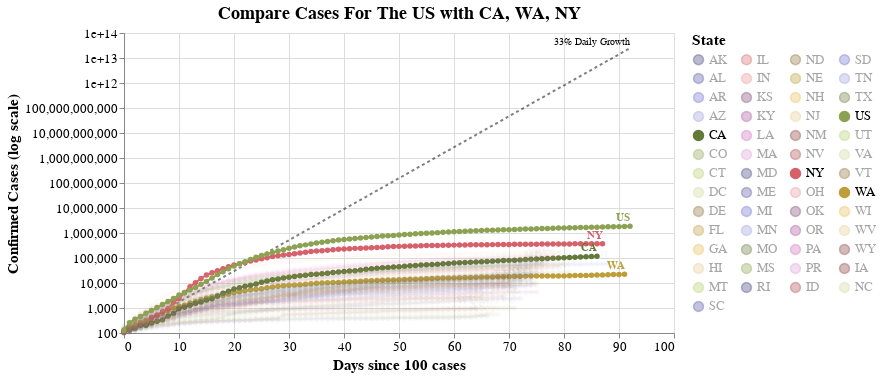

Notebook code cell kept with this figure:
### Markdown cell above
> Tip: Click (Shift+ for multiple) on states in the legend to filter the visualizations below. Click outside the legend to highlight all states.


# Total Cases

### Code cell
#hide_input
make_since_chart(['US'])

### Figure 1 — Vega-Lite specification as saved in the notebook (floating-point values rounded to 4 significant figures; data arrays with more than 128 entries replaced by an {"elided": "..."} marker saying what was removed)
{"config": {"view": {"continuousWidth": 400, "continuousHeight": 300}, "axis": {"labelFontSize": 13, "titleFontSize": 15}, "legend": {"labelFontSize": 13, "titleFontSize": 15}, "title": {"fontSize": 18}}, "layer": [{"mark": {"type": "line", "color": "black", "opacity": 0.5, "strokeDash": [3, 3]}, "encoding": {"x": {"type": "quantitative", "field": "Days since 100 cases"}, "y": {"type": "quantitative", "field": "Confirmed Cases"}}}, {"mark": {"type": "text", "align": "right", "dy": -6, "fontSize": 10, "text": "33% Daily Growth"}, "encoding": {"x": {"type": "quantitative", "field": "Days since 100 cases"}, "y": {"type": "quantitative", "field": "Confirmed Cases"}}, "transform": [{"filter": "(datum['Days since 100 cases'] >= 92)"}]}, {"data": {"name": "data-299e7ea70591016a61d3048c55403bee"}, "mark": {"type": "line", "point": true}, "encoding": {"color": {"type": "nominal", "field": "State", "legend": {"columns": 4, "symbolLimit": 57}, "scale": {"scheme": "category20b"}}, "opacity": {"condition": {"value": 1, "selection": "selector001"}, "value": 0.05}, "tooltip": [{"type": "temporal", "field": "date"}, {"type": "quantitative", "field": "Confirmed Deaths"}, {"type": "quantitative", "field": "Confirmed Cases"}, {"type": "nominal", "field": "State"}, {"type": "quantitative", "field": "population"}, {"type": "quantitative", "field": "deaths_per_m"}, {"type": "quantitative", "field": "cases_per_m"}, {"type": "quantitative", "field": "Days since 100 cases"}, {"type": "quantitative", "field": "Days since first death"}], "x": {"type": "quantitative", "field": "Days since 100 cases"}, "y": {"type": "quantitative", "field": "Confirmed Cases", "scale": {"type": "log"}, "title": "Confirmed Cases (log scale)"}}, "selection": {"selector001": {"type": "multi", "fields": ["State"], "bind": "legend", "init": [{"State": "US"}, {"State": "CA"}, {"State": "WA"}, {"State": "NY"}]}}, "width": 550}, {"data": {"name": "data-299e7ea70591016a61d3048c55403bee"}, "mark": {"type": "text", "align": "right", "dy": -8, "fontWeight": "bold"}, "encoding": {"color": {"type": "nominal", "field": "State", "legend": {"columns": 4, "symbolLimit": 57}, "scale": {"scheme": "category20b"}}, "opacity": {"condition": {"value": 1, "selection": "selector001"}, "value": 0.05}, "text": {"type": "nominal", "field": "State"}, "tooltip": [{"type": "temporal", "field": "date"}, {"type": "quantitative", "field": "Confirmed Deaths"}, {"type": "quantitative", "field": "Confirmed Cases"}, {"type": "nominal", "field": "State"}, {"type": "quantitative", "field": "population"}, {"type": "quantitative", "field": "deaths_per_m"}, {"type": "quantitative", "field": "cases_per_m"}, {"type": "quantitative", "field": "Days since 100 cases"}, {"type": "quantitative", "field": "Days since first death"}], "x": {"type": "quantitative", "field": "Days since 100 cases"}, "y": {"type": "quantitative", "field": "Confirmed Cases", "scale": {"type": "log"}, "title": "Confirmed Cases (log scale)"}}, "transform": [{"filter": "(datum['date'] >= 1591142400000)"}], "width": 550}], "data": {"name": "data-2d8cfaaf8baec5b6d6d8e78f7092c148"}, "title": "Compare Cases For The US with CA, WA, NY", "$schema": "https://vega.github.io/schema/vega-lite/v4.0.2.json", "datasets": {"data-2d8cfaaf8baec5b6d6d8e78f7092c148": [{"Days since 100 cases": 0, "Confirmed Cases": 100.0}, {"Days since 100 cases": 1, "Confirmed Cases": 133.0}, {"Days since 100 cases": 2, "Confirmed Cases": 176.9}, {"Days since 100 cases": 3, "Confirmed Cases": 235.3}, {"Days since 100 cases": 4, "Confirmed Cases": 312.9}, {"Days since 100 cases": 5, "Confirmed Cases": 416.2}, {"Days since 100 cases": 6, "Confirmed Cases": 553.5}, {"Days since 100 cases": 7, "Confirmed Cases": 736.1}, {"Days since 100 cases": 8, "Confirmed Cases": 979.1}, {"Days since 100 cases": 9, "Confirmed Cases": 1302.0}, {"Days since 100 cases": 10, "Confirmed Cases": 1732.0}, {"Days since 100 cases": 11, "Confirmed Cases": 2303.0}, {"Days since 100 cases": 12, "Confirmed Cases": 3064.0}, {"Days since 100 cases": 13, "Confirmed Cases": 4074.0}, {"Days since 100 cases": 14, "Confirmed Cases": 5419.0}, {"Days since 100 cases": 15, "Confirmed Cases": 7207.0}, {"Days since 100 cases": 16, "Confirmed Cases": 9586.0}, {"Days since 100 cases": 17, "Confirmed Cases": 12750.0}, {"Days since 100 cases": 18, "Confirmed Cases": 16960.0}, {"Days since 100 cases": 19, "Confirmed Cases": 22550.0}, {"Days since 100 cases": 20, "Confirmed Cases": 29990.0}, {"Days since 100 cases": 21, "Confirmed Cases": 39890.0}, {"Days since 100 cases": 22, "Confirmed Cases": 53060.0}, {"Days since 100 cases": 23, "Confirmed Cases": 70560.0}, {"Days since 100 cases": 24, "Confirmed Cases": 93850.0}, {"Days since 100 cases": 25, "Confirmed Cases": 124800.0}, {"Days since 100 cases": 26, "Confirmed Cases": 166000.0}, {"Days since 100 cases": 27, "Confirmed Cases": 220800.0}, {"Days since 100 cases": 28, "Confirmed Cases": 293700.0}, {"Days since 100 cases": 29, "Confirmed Cases": 390600.0}, {"Days since 100 cases": 30, "Confirmed Cases": 519500.0}, {"Days since 100 cases": 31, "Confirmed Cases": 690900.0}, {"Days since 100 cases": 32, "Confirmed Cases": 918900.0}, {"Days since 100 cases": 33, "Confirmed Cases": 1222000.0}, {"Days since 100 cases": 34, "Confirmed Cases": 1625000.0}, {"Days since 100 cases": 35, "Confirmed Cases": 2162000.0}, {"Days since 100 cases": 36, "Confirmed Cases": 2875000.0}, {"Days since 100 cases": 37, "Confirmed Cases": 3824000.0}, {"Days since 100 cases": 38, "Confirmed Cases": 5086000.0}, {"Days since 100 cases": 39, "Confirmed Cases": 6764000.0}, {"Days since 100 cases": 40, "Confirmed Cases": 8996000.0}, {"Days since 100 cases": 41, "Confirmed Cases": 11970000.0}, {"Days since 100 cases": 42, "Confirmed Cases": 15910000.0}, {"Days since 100 cases": 43, "Confirmed Cases": 21170000.0}, {"Days since 100 cases": 44, "Confirmed Cases": 28150000.0}, {"Days since 100 cases": 45, "Confirmed Cases": 37440000.0}, {"Days since 100 cases": 46, "Confirmed Cases": 49790000.0}, {"Days since 100 cases": 47, "Confirmed Cases": 66230000.0}, {"Days since 100 cases": 48, "Confirmed Cases": 88080000.0}, {"Days since 100 cases": 49, "Confirmed Cases": 117100000.0}, {"Days since 100 cases": 50, "Confirmed Cases": 155800000.0}, {"Days since 100 cases": 51, "Confirmed Cases": 207200000.0}, {"Days since 100 cases": 52, "Confirmed Cases": 275600000.0}, {"Days since 100 cases": 53, "Confirmed Cases": 366600000.0}, {"Days since 100 cases": 54, "Confirmed Cases": 487500000.0}, {"Days since 100 cases": 55, "Confirmed Cases": 648400000.0}, {"Days since 100 cases": 56, "Confirmed Cases": 862400000.0}, {"Days since 100 cases": 57, "Confirmed Cases": 1147000000.0}, {"Days since 100 cases": 58, "Confirmed Cases": 1525000000.0}, {"Days since 100 cases": 59, "Confirmed Cases": 2029000000.0}, {"Days since 100 cases": 60, "Confirmed Cases": 2698000000.0}, {"Days since 100 cases": 61, "Confirmed Cases": 3589000000.0}, {"Days since 100 cases": 62, "Confirmed Cases": 4773000000.0}, {"Days since 100 cases": 63, "Confirmed Cases": 6348000000.0}, {"Days since 100 cases": 64, "Confirmed Cases": 8443000000.0}, {"Days since 100 cases": 65, "Confirmed Cases": 11230000000.0}, {"Days since 100 cases": 66, "Confirmed Cases": 14940000000.0}, {"Days since 100 cases": 67, "Confirmed Cases": 19860000000.0}, {"Days since 100 cases": 68, "Confirmed Cases": 26420000000.0}, {"Days since 100 cases": 69, "Confirmed Cases": 35140000000.0}, {"Days since 100 cases": 70, "Confirmed Cases": 46730000000.0}, {"Days since 100 cases": 71, "Confirmed Cases": 62150000000.0}, {"Days since 100 cases": 72, "Confirmed Cases": 82660000000.0}, {"Days since 100 cases": 73, "Confirmed Cases": 109900000000.0}, {"Days since 100 cases": 74, "Confirmed Cases": 146200000000.0}, {"Days since 100 cases": 75, "Confirmed Cases": 194500000000.0}, {"Days since 100 cases": 76, "Confirmed Cases": 258700000000.0}, {"Days since 100 cases": 77, "Confirmed Cases": 344000000000.0}, {"Days since 100 cases": 78, "Confirmed Cases": 457500000000.0}, {"Days since 100 cases": 79, "Confirmed Cases": 608500000000.0}, {"Days since 100 cases": 80, "Confirmed Cases": 809300000000.0}, {"Days since 100 cases": 81, "Confirmed Cases": 1076000000000.0}, {"Days since 100 cases": 82, "Confirmed Cases": 1432000000000.0}, {"Days since 100 cases": 83, "Confirmed Cases": 1904000000000.0}, {"Days since 100 cases": 84, "Confirmed Cases": 2532000000000.0}, {"Days since 100 cases": 85, "Confirmed Cases": 3368000000000.0}, {"Days since 100 cases": 86, "Confirmed Cases": 4480000000000.0}, {"Days since 100 cases": 87, "Confirmed Cases": 5958000000000.0}, {"Days since 100 cases": 88, "Confirmed Cases": 7924000000000.0}, {"Days since 100 cases": 89, "Confirmed Cases": 10540000000000.0}, {"Days since 100 cases": 90, "Confirmed Cases": 14020000000000.0}, {"Days since 100 cases": 91, "Confirmed Cases": 18640000000000.0}, {"Days since 100 cases": 92, "Confirmed Cases": 24790000000000.0}], "data-299e7ea70591016a61d3048c55403bee": {"elided": "3997 records"}}}
